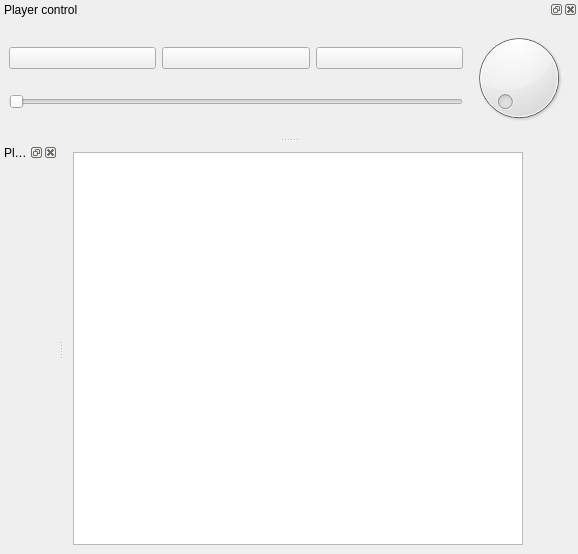
<?xml version="1.0" encoding="UTF-8"?>
<ui version="4.0">
 <class>MainWindow</class>
 <widget class="QMainWindow" name="MainWindow">
  <property name="geometry">
   <rect>
    <x>0</x>
    <y>0</y>
    <width>578</width>
    <height>554</height>
   </rect>
  </property>
  <property name="windowTitle">
   <string>Scurpiddu</string>
  </property>
  <widget class="QWidget" name="centralwidget">
   <layout class="QHBoxLayout" name="horizontalLayout_3">
    <item>
     <widget class="QListView" name="playlistView">
      <property name="alternatingRowColors">
       <bool>true</bool>
      </property>
      <property name="selectionMode">
       <enum>QAbstractItemView::ExtendedSelection</enum>
      </property>
      <property name="uniformItemSizes">
       <bool>true</bool>
      </property>
     </widget>
    </item>
    <item>
     <layout class="QVBoxLayout" name="verticalLayout_2">
      <item>
       <spacer name="verticalSpacer">
        <property name="orientation">
         <enum>Qt::Vertical</enum>
        </property>
        <property name="sizeHint" stdset="0">
         <size>
          <width>20</width>
          <height>40</height>
         </size>
        </property>
       </spacer>
      </item>
      <item>
       <widget class="QPushButton" name="cmdShufflePlaylist">
        <property name="text">
         <string/>
        </property>
        <property name="icon">
         <iconset theme="shuffle">
          <normaloff>.</normaloff>.</iconset>
        </property>
        <property name="iconSize">
         <size>
          <width>24</width>
          <height>24</height>
         </size>
        </property>
        <property name="flat">
         <bool>true</bool>
        </property>
       </widget>
      </item>
      <item>
       <widget class="QPushButton" name="cmdClearPlaylist">
        <property name="text">
         <string/>
        </property>
        <property name="icon">
         <iconset theme="edit-clear">
          <normaloff>.</normaloff>.</iconset>
        </property>
        <property name="iconSize">
         <size>
          <width>24</width>
          <height>24</height>
         </size>
        </property>
        <property name="flat">
         <bool>true</bool>
        </property>
       </widget>
      </item>
     </layout>
    </item>
   </layout>
  </widget>
  <widget class="QDockWidget" name="dockWidget">
   <property name="windowTitle">
    <string>Playlist creator</string>
   </property>
   <attribute name="dockWidgetArea">
    <number>1</number>
   </attribute>
   <widget class="QWidget" name="dockWidgetContents">
    <layout class="QVBoxLayout" name="verticalLayout_3">
     <item>
      <widget class="PlaylistCreator" name="playlistCreator" native="true"/>
     </item>
    </layout>
   </widget>
  </widget>
  <widget class="QDockWidget" name="dockWidget_3">
   <property name="windowTitle">
    <string>Player control</string>
   </property>
   <attribute name="dockWidgetArea">
    <number>4</number>
   </attribute>
   <widget class="QWidget" name="dockWidgetContents_3">
    <layout class="QHBoxLayout" name="horizontalLayout_2">
     <item>
      <layout class="QVBoxLayout" name="verticalLayout">
       <item>
        <layout class="QHBoxLayout" name="horizontalLayout">
         <item>
          <widget class="QPushButton" name="cmdPrevious">
           <property name="toolTip">
            <string>Previous track</string>
           </property>
           <property name="text">
            <string/>
           </property>
           <property name="icon">
            <iconset theme="media-skip-backward">
             <normaloff>.</normaloff>.</iconset>
           </property>
           <property name="iconSize">
            <size>
             <width>48</width>
             <height>48</height>
            </size>
           </property>
          </widget>
         </item>
         <item>
          <widget class="QPushButton" name="cmdPlayPause">
           <property name="text">
            <string/>
           </property>
           <property name="icon">
            <iconset theme="media-playback-start">
             <normaloff>.</normaloff>.</iconset>
           </property>
           <property name="iconSize">
            <size>
             <width>48</width>
             <height>48</height>
            </size>
           </property>
          </widget>
         </item>
         <item>
          <widget class="QPushButton" name="cmdNext">
           <property name="toolTip">
            <string>Next track</string>
           </property>
           <property name="text">
            <string/>
           </property>
           <property name="icon">
            <iconset theme="media-skip-forward">
             <normaloff>.</normaloff>.</iconset>
           </property>
           <property name="iconSize">
            <size>
             <width>48</width>
             <height>48</height>
            </size>
           </property>
          </widget>
         </item>
        </layout>
       </item>
       <item>
        <widget class="QSlider" name="seekBar">
         <property name="mouseTracking">
          <bool>false</bool>
         </property>
         <property name="tracking">
          <bool>false</bool>
         </property>
         <property name="orientation">
          <enum>Qt::Horizontal</enum>
         </property>
        </widget>
       </item>
      </layout>
     </item>
     <item>
      <widget class="QDial" name="volume">
       <property name="maximum">
        <number>100</number>
       </property>
      </widget>
     </item>
    </layout>
   </widget>
  </widget>
 </widget>
 <customwidgets>
  <customwidget>
   <class>PlaylistCreator</class>
   <extends>QWidget</extends>
   <header>src/playlist/playlistcreator.h</header>
   <container>1</container>
  </customwidget>
 </customwidgets>
 <resources/>
 <connections>
  <connection>
   <sender>playlistView</sender>
   <signal>doubleClicked(QModelIndex)</signal>
   <receiver>MainWindow</receiver>
   <slot>playlistSelect(QModelIndex)</slot>
   <hints>
    <hint type="sourcelabel">
     <x>325</x>
     <y>264</y>
    </hint>
    <hint type="destinationlabel">
     <x>294</x>
     <y>133</y>
    </hint>
   </hints>
  </connection>
  <connection>
   <sender>cmdNext</sender>
   <signal>clicked()</signal>
   <receiver>MainWindow</receiver>
   <slot>nextTrack()</slot>
   <hints>
    <hint type="sourcelabel">
     <x>461</x>
     <y>102</y>
    </hint>
    <hint type="destinationlabel">
     <x>399</x>
     <y>299</y>
    </hint>
   </hints>
  </connection>
  <connection>
   <sender>cmdPrevious</sender>
   <signal>clicked()</signal>
   <receiver>MainWindow</receiver>
   <slot>previousTrack()</slot>
   <hints>
    <hint type="sourcelabel">
     <x>119</x>
     <y>69</y>
    </hint>
    <hint type="destinationlabel">
     <x>399</x>
     <y>299</y>
    </hint>
   </hints>
  </connection>
 </connections>
 <slots>
  <slot>playlistSelect(QModelIndex)</slot>
  <slot>nextTrack()</slot>
  <slot>previousTrack()</slot>
 </slots>
</ui>
